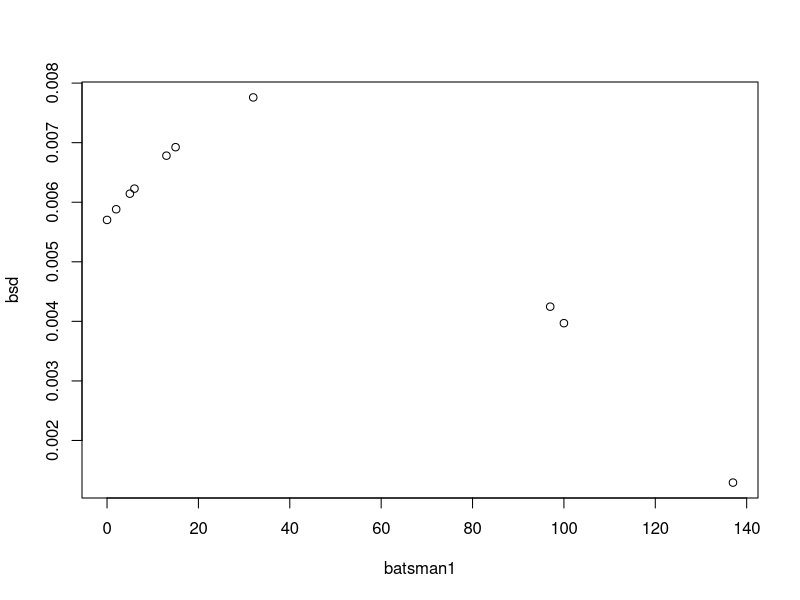
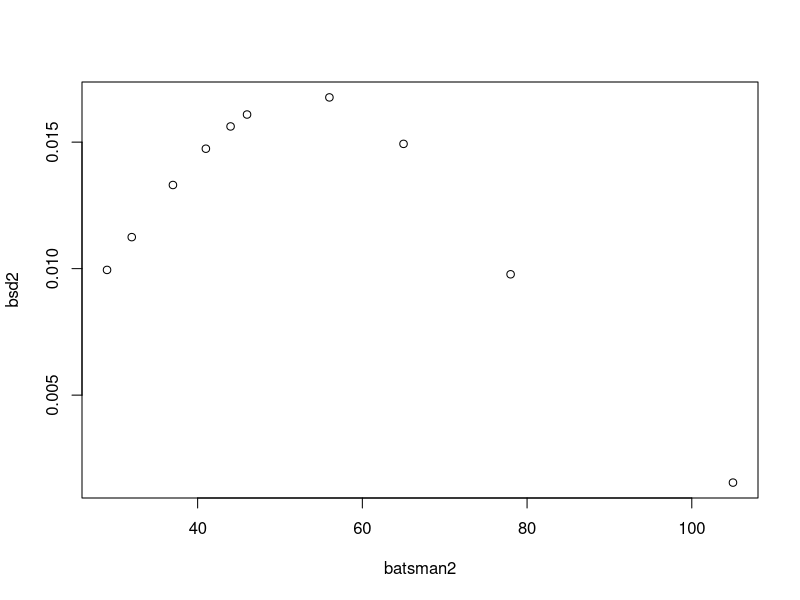
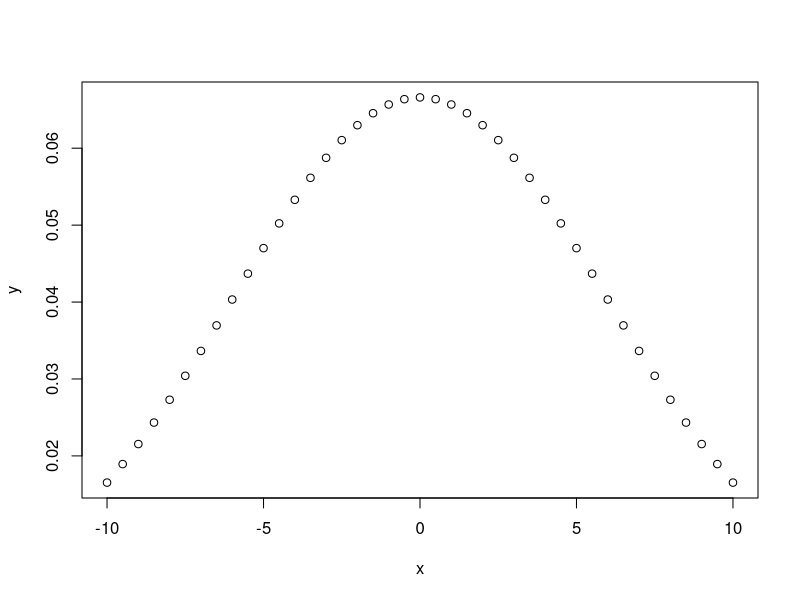
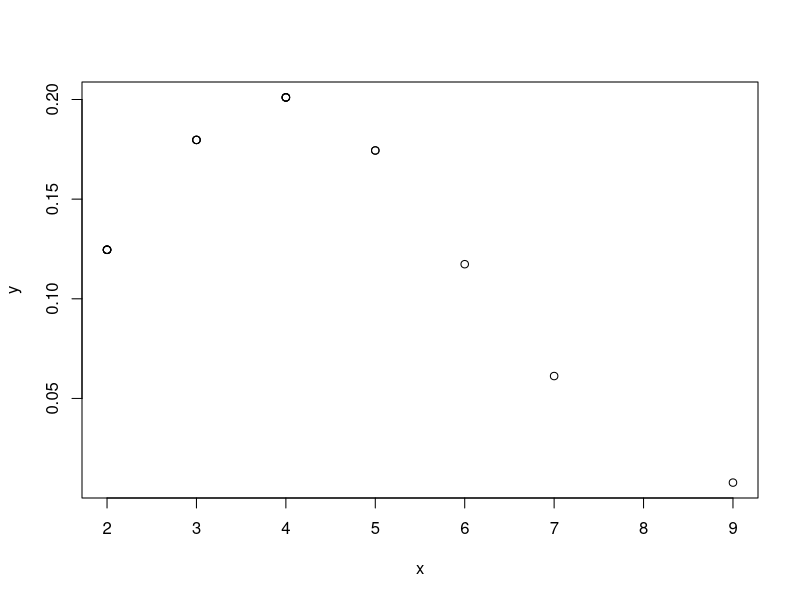
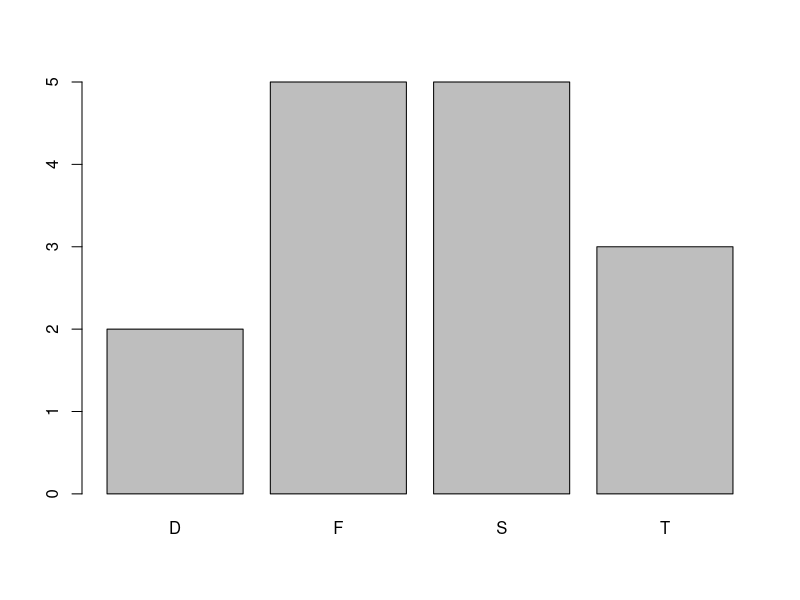
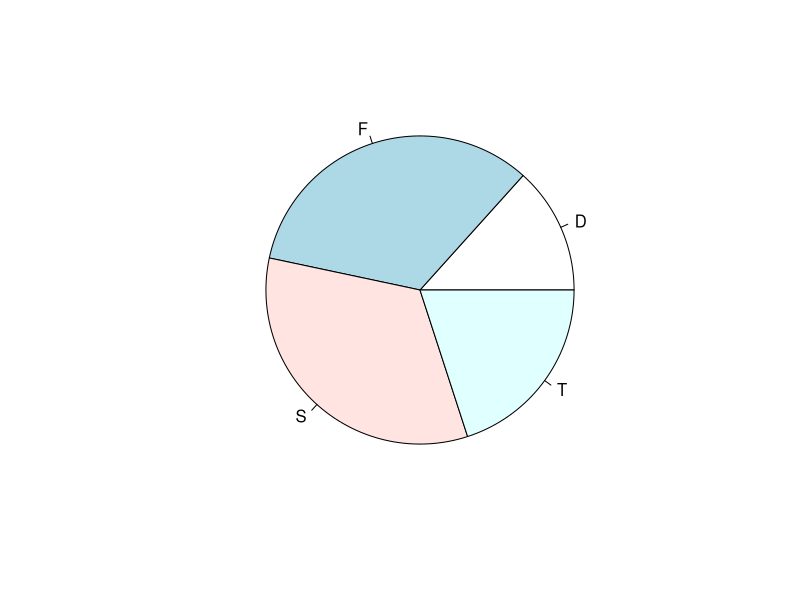
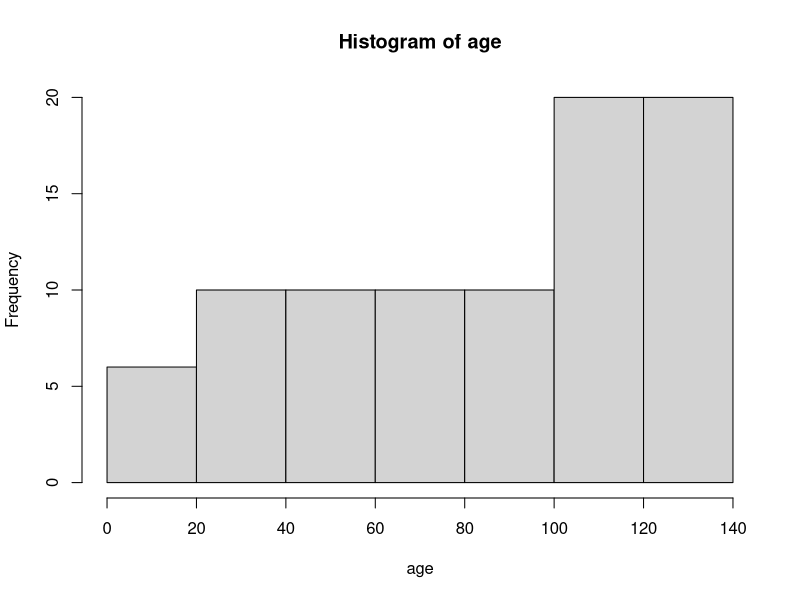
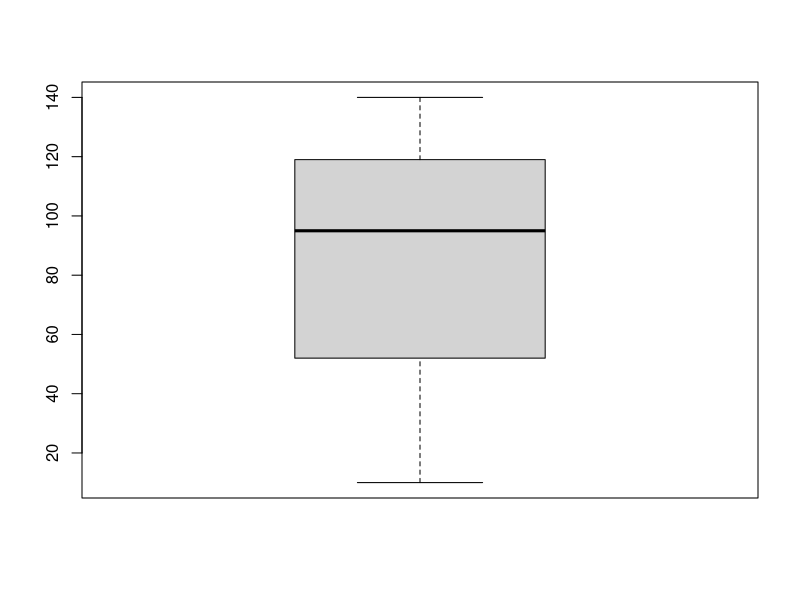

Source code (R) for these figures, in order:
v1 <- c(3,6,7,11,13,22,30,40,44,50,52,61,68,80,94)
length(v1)
mean(v1)
median(v1)
mode(v1)
range(v1)
quantile(v1)

v2 <- c(3,6,7,11,13,22,30,40)
median(v2)
v3 <- c(40,44,50,52,61,68,80,94)
median(v3)

#################
batsman1 <- c(2,15,137,100,5,32,0,97,13,6)
mean(batsman1)
sd(batsman1)
var(batsman1)
range(batsman1)
bsd <- dnorm(batsman1,mean = mean(batsman1), sd = sd(batsman1))
plot(batsman1, bsd)

batsman2 <- c(32,56,65,44,29,78,105,37,41,46)
mean(batsman2)
sd(batsman2)
var(batsman2)
range(batsman2)
bsd2 <- dnorm(batsman2,mean = mean(batsman2), sd = sd(batsman2))
plot(batsman2, bsd2)


#################

#### Bell curve
x <- seq(-10, 10, by = .5)
sd(x)
y <- dnorm(x, mean = mean(x), sd = sd(x))
y
plot(x,y)

x <- c(2,2,2,2,2,3,3,3,4,4,4,4,5,5,6,7,9)

y <- dnorm(x, mean = mean(x), sd = sd(x))
plot(x,y)

###### categorical vaiable
grade <- c("D","D","F","F","F","F","F","S","S","S","S","S","T","T","T")
barplot(table(grade))
pie(table(grade))

age <- c(seq(10,100,by=2),seq(101,140))
hist(age)
boxplot(age)
boxplot(x)
quantile(x)

a = c(1,2,3,4,5)
sd(a)
